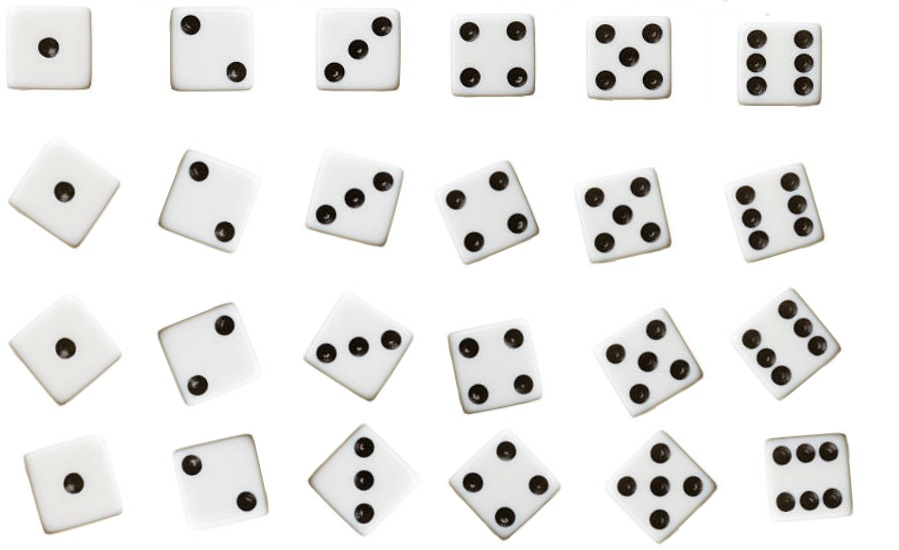
#> input picture Projeto 3/dados.jpg, 899 x 550 px
$ python face_dice_detection.py
#> lines starting #> are read from the running program, lines starting #| are printed output that depends on the picture; after the words box and inside, x2 and y2 are one past the last pixel; in counts of white or black regions, pixels touching at a corner belong together
#Mauricio Luis de Lorenzi RA: 141269

import cv2
import numpy

KERNEL = numpy.ones((10,10),numpy.uint8)
FACE_BALLS_NUMBER = 0
FONT = cv2.FONT_HERSHEY_SIMPLEX
FONT_SIZE = 1
FONT_COLOR = (0, 0, 255)
FONT_SCALE = 2
LINE_TYPE = cv2.LINE_AA

# Get the dices image
dices = cv2.imread('dados.jpg', cv2.IMREAD_COLOR)
#> dices is the input picture: shape (550, 899, 3); mean B, G, R 233.1, 234.2, 234.7

# Copy the image
dices_bgr = dices.copy()

# Convert the BGR dices image to YUV format
dices_yuv = cv2.cvtColor(dices_bgr, cv2.COLOR_BGR2YUV)
#> dices_yuv: shape (550, 899, 3); mean of channels 0, 1, 2 234.3, 127.5, 128.4

# Equalize the histogram of the Y channel
dices_yuv[:,:,0] = cv2.equalizeHist(dices_yuv[:,:,0])
#> dices_yuv: shape (550, 899, 3); mean of channels 0, 1, 2 172.5, 127.5, 128.4

# Convert the YUV dices image back to BGR format
dices_bgr = cv2.cvtColor(dices_yuv, cv2.COLOR_YUV2BGR)
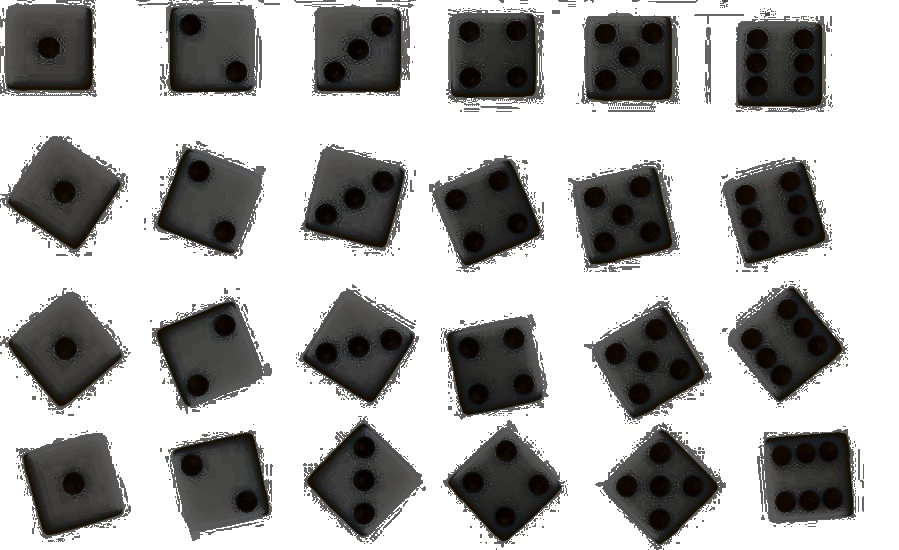
#> dices_bgr: shape (550, 899, 3); mean B, G, R 171.6, 172.5, 173

# Convert the BGR dices image to GRAY format
dices_gray = cv2.cvtColor(dices_bgr, cv2.COLOR_BGR2GRAY)

# Do the binary inversion of the gray format image
_,thresh = cv2.threshold(dices_gray, 127, 255, cv2.THRESH_BINARY_INV)
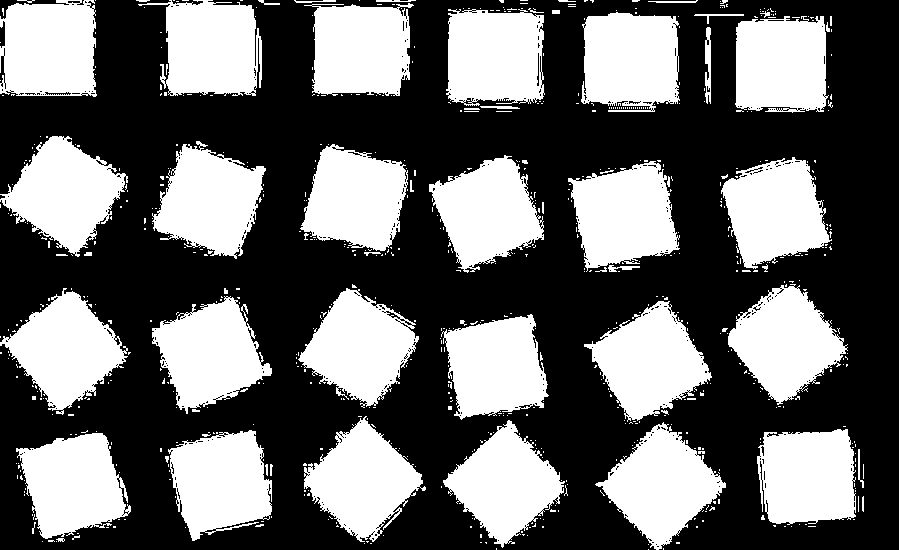
#> thresh: shape (550, 899); 40.9% white; 717 white regions (655 under 20 px), largest, box (x1, y1, x2, y2) and area: (584, 301, 712, 422) 8518, (595, 422, 726, 550) 8487, (568, 161, 680, 272) 8433

# Apply Opening morphological transformation (erosion followed by dilation) to remove all noises of the image
thresh = cv2.morphologyEx(thresh, cv2.MORPH_OPEN, KERNEL)
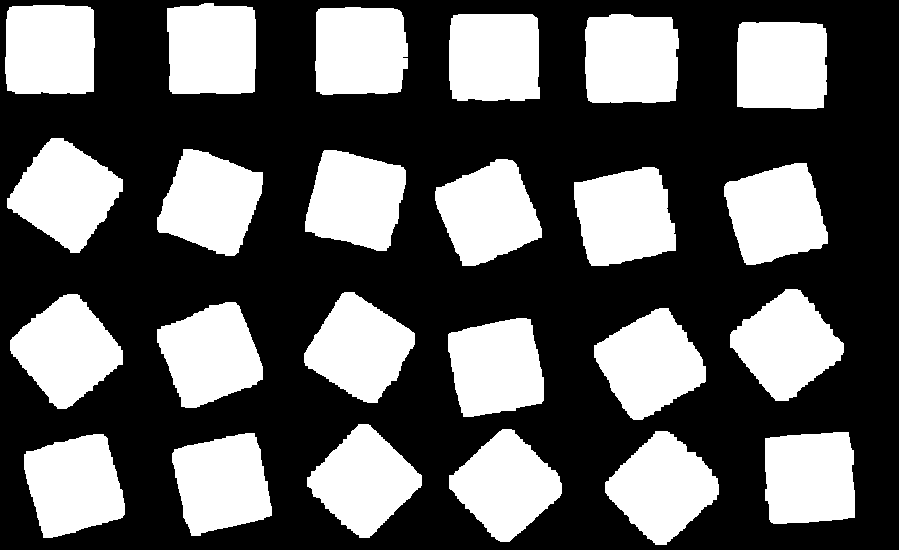
#> thresh: shape (550, 899); 37.4% white; 24 white regions

# Find the contours (dices' faces)
contours, hierarchy = cv2.findContours(thresh, cv2.RETR_EXTERNAL, cv2.CHAIN_APPROX_SIMPLE)
#> contours = 24 contours; largest, box (x1, y1, x2, y2) and area: (605, 431, 719, 545) 7724, (7, 138, 123, 253) 7706, (594, 308, 706, 420) 7704, (10, 294, 123, 409) 7679, (574, 167, 676, 266) 7674

# Set up the detector with default parameters
detector = cv2.SimpleBlobDetector_create()

# Computes the bounding box for the contour
for contour in contours :
        # Get the respective x and y of start and end point
        (x,y,w,h) = cv2.boundingRect(contour)

        # Get the only the dice's face image
        roi = dices[y : y + h, x : x + w].copy()

        # Get the keypoints
        keypoints = detector.detect(roi)

        # Count the number of face's balls
        for marker in keypoints:
                # Increment the number of balls found in dices' face
                FACE_BALLS_NUMBER += 1

                # X start position of the number
                numberX = int(x + (w / 2))

                # Y start position of the number
                numberY = int(y + (h / 2))

        # Print the number of balls on the right face
        cv2.putText(dices, str(FACE_BALLS_NUMBER), (numberX, numberY) , FONT, FONT_SIZE, FONT_COLOR, FONT_SCALE, LINE_TYPE)
        # Restart the count of a face's number
        FACE_BALLS_NUMBER = 0
#> this loop made 24 passes
#> (x, y, w, h) on passes 3, 4, 5, 6, 7, 8, 11, 12, 13, 14, 15, 16: (765, 432, 90, 92), (605, 431, 114, 114), (449, 429, 113, 113), (307, 424, 115, 114), (448, 318, 96, 99), (594, 308, 112, 112), (304, 292, 111, 111), (730, 289, 114, 112), (574, 167, 102, 99), (724, 163, 104, 102), (435, 159, 107, 107), (305, 150, 101, 101)
#> (x, y, w, h, keypoints) on passes 1, 2, 9, 10, 17, 18: (24, 434, 101, 104, 1 keypoints; (x, y, size): (49, 49, 22)), (172, 433, 100, 103, 2 keypoints; (x, y, size): (19, 32, 21.5), (74, 68, 20.5)), (157, 302, 106, 106, 2 keypoints; (x, y, size): (40, 83, 21.9), (67, 23, 20.7)), (10, 294, 113, 115, 1 keypoints; (x, y, size): (55, 54, 22.2)), (157, 149, 106, 107, 2 keypoints; (x, y, size): (67, 82, 21.7), (41, 22, 20.7)), (7, 138, 116, 115, 1 keypoints; (x, y, size): (57, 53, 22.2))
#> pass 1, `roi = dices[y : y + h, x : x + w].copy()`:
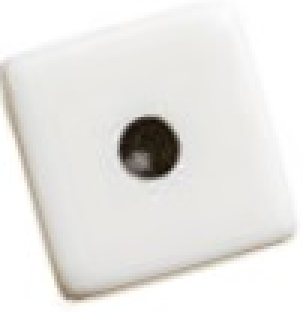
#> roi: shape (104, 101, 3) (shown 3 times larger); mean B, G, R 227.7, 230.4, 231.5
#> pass 3, `roi = dices[y : y + h, x : x + w].copy()`:
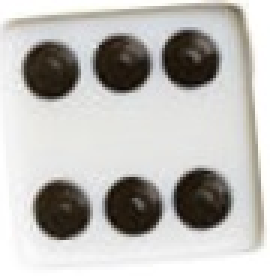
#> roi: shape (92, 90, 3) (shown 3 times larger); mean B, G, R 182.6, 186.1, 187.8
#> after the loop:
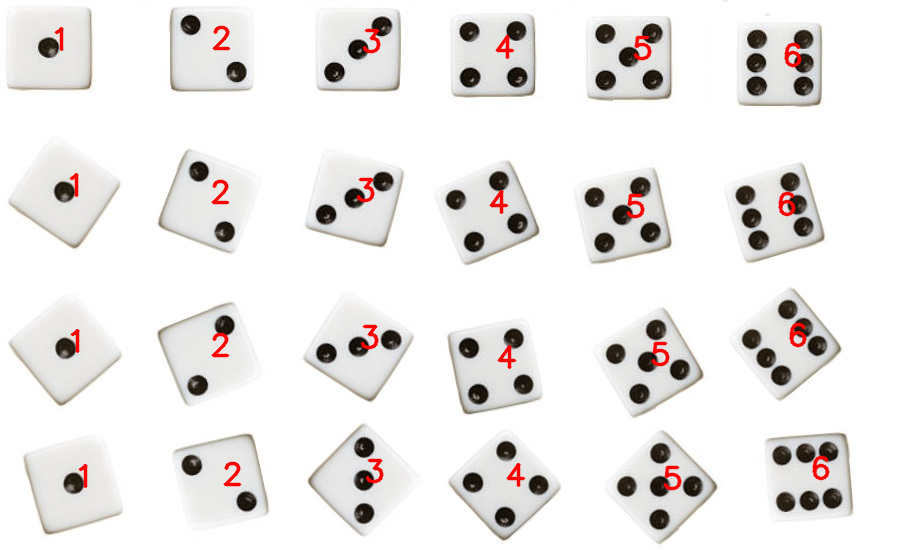
#> dices: shape (550, 899, 3); 1.19% of pixels changed, all inside (x1, y1, x2, y2) = (54, 25, 830, 491)
#> after the loop:
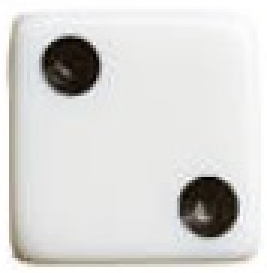
#> roi: shape (91, 89, 3) (shown 3 times larger); mean B, G, R 214, 216.1, 216.7

cv2.imshow("dices with numbered faces", dices)
cv2.waitKey()
cv2.destroyAllWindows()
